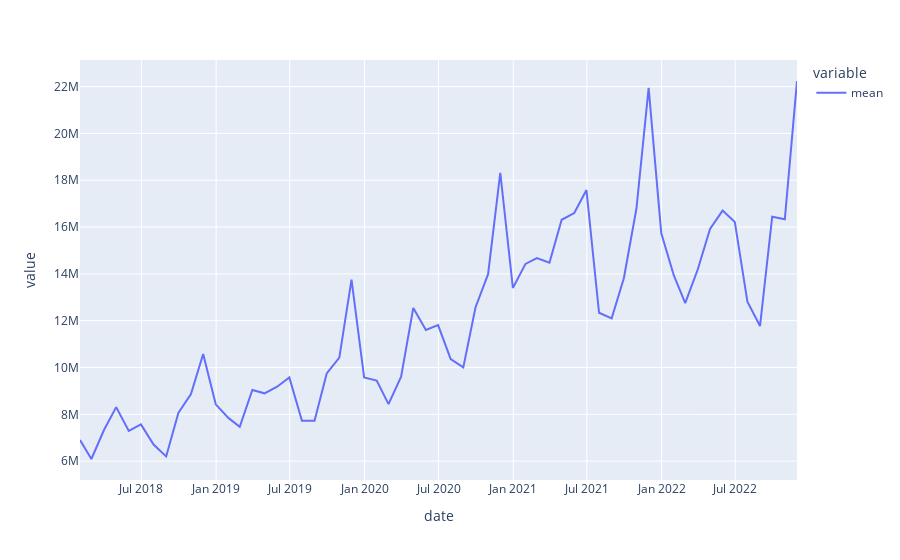

The notebook cell this image was saved under:
### Code cell
px.line(month_sales_df["revenue"]["mean"])
